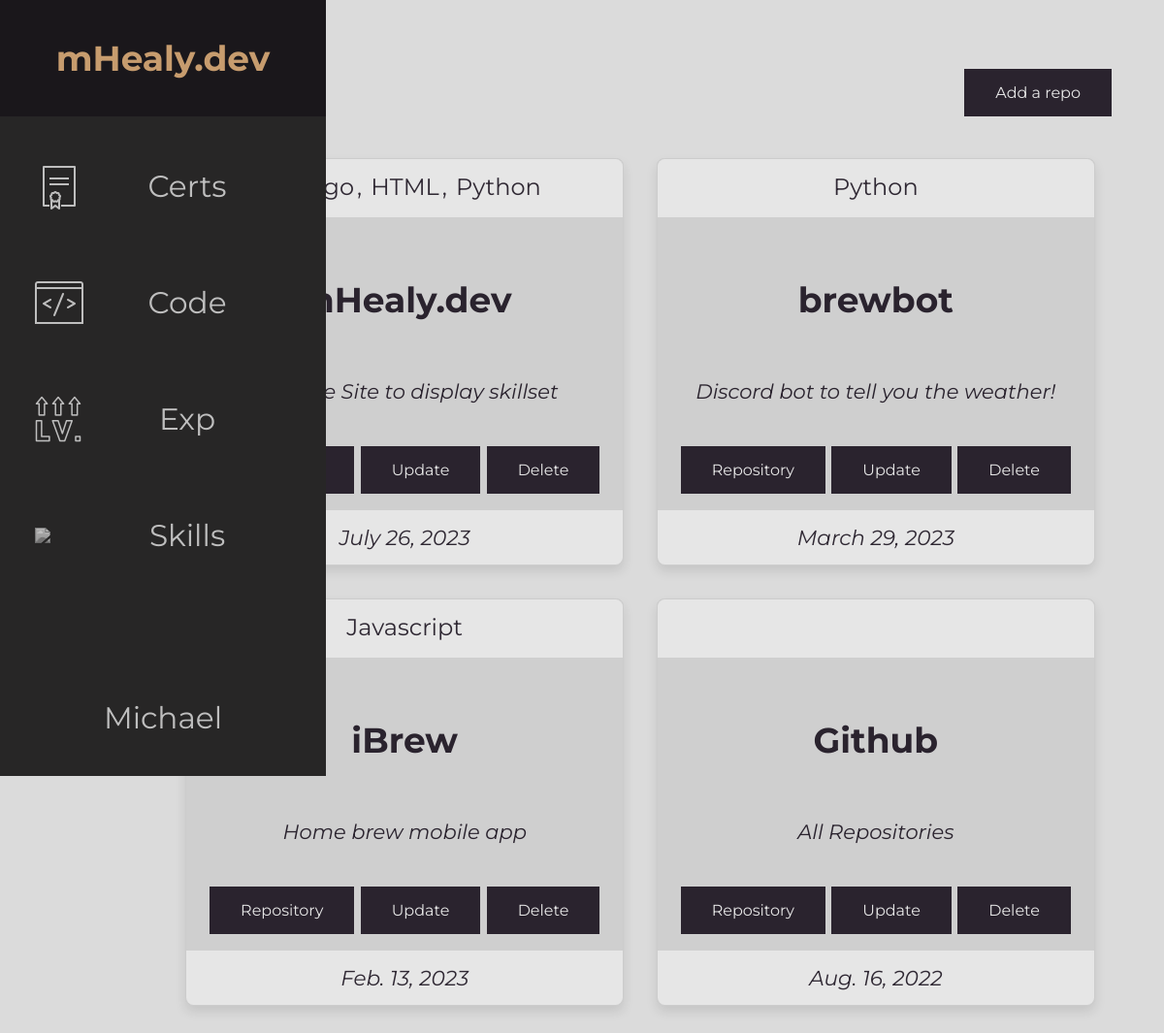
Page /code/ (signed in) on the committed database.
### portfolio/models.py (models this page shows, shortened)
class Skill(models.Model):
    name = models.CharField(verbose_name="Name", max_length=256, name="name")
    years = models.IntegerField(verbose_name="Years")
    link = models.URLField(verbose_name="Link",
                           max_length=256, default="https://mhealy.dev")
    icon = models.URLField(verbose_name="Icon", max_length=256,
                           default="")
    class Meta:
        ordering = ["name", "years"]
        verbose_name = "Skill"
        verbose_name_plural = "Skills"

class Code(models.Model):
    name = models.CharField(verbose_name="Name", max_length=256)
    description = models.CharField(
        verbose_name="Description", max_length=2048, default=None, blank=True)
    repository = models.URLField(
        verbose_name="Repository", max_length=256, default=None, blank=True)
    skills_used = models.ManyToManyField(
        'Skill', verbose_name="Skills Used", blank=True, related_name="skills")
    year_created = models.DateField(
        verbose_name="Year Created", name="year_created", default=now)
    class Meta:
        ordering = ["year_created"]
        verbose_name = "Code"

### portfolio/views.py (the view)
# urls.py: path("code/", views.Code.as_view(), name="code"),
class Code(ListView):
    model = models.Code
    template_name = "portfolio/code.html"

### portfolio/templates/portfolio/code.html (shortened to what this page needs)
{% extends "base.html" %}
{% block head %}
{% load static %}
{% endblock %}
{% block content %}
<main>
  <h1>Code {% if user.is_superuser %}
    <a href="{% url 'portfolio:code_create' %}" class="btn__add-item">Add a repo</a>
    {% endif %}</h1>
  <div class="div__pt">
    <div class="div__ctr">
      {% for item in object_list reversed %}
      <div class="card bd--shadow align--center">
        <div class="card__hd">
          <div class="card__hd--txt">{% for skill in item.skills_used.all %}<a class="card__hd--link" href="{{skill.link}}">{{skill.name}}</a>{% if not forloop.last %}, {% endif %}{% endfor %}</div>
        </div>
        <div class="card__bd align--center">
          <h5 class="card__ttl">{{item.name}}</h5>
          <p class="card__txt">{{item.description}}</p>
        </div>
        <div class="card__bd align--center">
          {% if item.repository %}
          <a href="{{item.repository}}" class="btn">Repository</a>
          {% endif %}
          {% if user.is_superuser %}
          <a href="{% url 'portfolio:code_update' item.id %}" class="btn">Update</a>
          <a href="{% url 'portfolio:code_delete' item.id %}" class="btn">Delete</a>
          {% endif %}
        </div>
        <div class="card__ft">
          {{item.year_created}}
        </div>
      </div>
      {% endfor %}
      </div>
    </div>
</main>
{% endblock %}

### portfolio/templates/base.html (shortened to what this page needs)
<!DOCTYPE html>
<html>
<head>
  {% load static %}
  <link rel="stylesheet" href="{% static 'portfolio/css/style.css' %}">
</head>
<body>
  <nav class="nav-bar">
    <ul class="nav-bar__list">
      <li class="logo">
        <a href="{% url 'portfolio:home' %}" class="nav-bar__link">
          <span class="nav-bar__link--txt logo__txt">mHealy.dev</span>
        </a>
      </li>
      <li class="nav-bar__item">
        <a href="{% url 'portfolio:certs' %}" class="nav-bar__link">
          <span class="nav-bar__icon">
            <img src="{% static 'portfolio/images/cert-icon-1.png' %}">
          </span>
          <span class="nav-bar__link--txt">Certs</span>
        </a>
      </li>
      <li class="nav-bar__item">
        <a href="{% url 'portfolio:code' %}" class="nav-bar__link">
          <span class="nav-bar__icon">
            <img src="{% static 'portfolio/images/code-icon.png' %}">
          </span>
          <span class="nav-bar__link--txt">Code</span>
        </a>
      </li>
      <li class="nav-bar__item">
        <a href="{% url 'portfolio:exp' %}" class="nav-bar__link">
          <span class="nav-bar__icon">
            <img src="{% static 'portfolio/images/exp-icon-1.png' %}">
          </span>
          <span class="nav-bar__link--txt">Exp</span>
        </a>
      </li>
      <li class="nav-bar__item">
        <a href="{% url 'portfolio:skills' %}" class="nav-bar__link">
          <span class="nav-bar__icon">
            <img src="{% static 'portfolio/images/skills-icon.png' %}">
          </span>
          <span class="nav-bar__link--txt">Skills</span>
        </a>
      </li>
      <li class="nav-bar__item">
        <a
          {% if user.is_authenticated %}
            href="{% url 'portfolio:logout' %}"
          {% else %}
            href="{% url 'portfolio:login' %}"
          {% endif %}
          class="nav-bar__link">
          {% if user.is_authenticated %}
            <span class="nav-bar__link--txt center">{{ user.username|title }}</span>
          {% else %}
            <span class="nav-bar__link--txt center">Login</span>
          {% endif %}
        </a>
      </li>
    </ul>
  </nav>
  {% block content %}
  {% endblock %}
</body>
</html>

### portfolio/static/portfolio/css/style.css (style rules this page uses)
* { font-family: 'Montserrat'; }
:root { font-size: 24px; font-family: 'Montserrat' ; --bg-primary: #2a232e; --bg-secondary: #1a171b; --bd-primary: #dbdbdb; --card-bd-primary: #cfcfcf; --card-txt-primary: #2f2833; --txt-primary: #e6e6e6; --txt-secondary: #C79C6E; --transition-speed: 600ms; }
body { background-color: var(--bd-primary); color: #17171a; margin: 0; padding: 0; }
main { margin-left: 5rem; padding: 1rem; }
.align--center { color:var(--bg-primary); margin:auto; text-align: center; width:auto; }
.bd--shadow { border: 2px solid black; box-shadow: 0 20px 20px rgba(0, 0, 0, 0.2); }
.btn { appearance: none; background-color: var(--bg-primary); border-radius: 0; color: var(--txt-primary); cursor: pointer; display: inline-block; font-family: 'Montserrat'; font-size: 16px; font-weight: normal; padding: 15px 32px; margin-bottom: .1rem; text-align: center; text-decoration: none; transition-duration: 0.4s; width: auto; -webkit-appearance: none; -moz-appearance: none; }
.btn__add-item { appearance: none; background-color: var(--bg-primary); border-radius: 0; color: var(--txt-primary); cursor: pointer; float: right; font-family: 'Montserrat'; font-size: 16px; font-weight: normal; margin-right: 30px; margin-top: 15px; padding: 15px 32px; text-align: center; text-decoration: none; transition-duration: 0.4s; -webkit-appearance: none; -moz-appearance: none; }
.card { background-color: var(--card-bd-primary); border: 1px solid #ccc; border-radius: 0.3125rem; box-shadow: 0 0.25rem 0.5rem rgba(0, 0, 0, 0.1); cursor: default; display: flex; flex-direction: column; margin: .7rem; width: 18.75rem; }
.card__bd { align-items: center; background-color: var(--card-bd-primary); justify-content: space-between; padding: 0.325rem; margin-bottom: .3rem; }
.card__ft { background-color: var(--txt-primary); border-bottom-left-radius: 0.3125rem; border-bottom-right-radius: 0.3125rem; box-sizing: border-box; color: var(--card-txt-primary); font-size: .9rem; font-style: italic; padding: 0.625rem; width: 100%; }
.card__hd { background-color: var(--txt-primary); border-top-left-radius: 0.3125rem; border-top-right-radius: 0.3125rem; box-sizing: border-box; color: var(--card-txt-primary); font-size: 1rem; min-height: 2.5rem; padding: 0.325rem; width: 100%; }
.card__hd--link { background-color: var(--txt-primary); color: var(--card-txt-primary); font-size: 1rem; padding: 0.125rem; text-decoration: none; }
.card__hd--txt { font-size: 1rem; padding: 0.125rem; padding-top: 1.5%; }
.card__txt { font-size: 0.875rem; font-style: italic; }
.card__ttl { font-size: 1.5rem; font-weight: bold; justify-content: center; margin-top: 2.3rem; }
.div__ctr { display: flex; flex-direction: row; flex-wrap: wrap; justify-content: center; margin:auto; width:auto; }
.div__pt { display: grid; grid-template-columns: auto repeat(2, auto); grid-template-rows: repeat(auto-fit, auto); justify-content: center; margin:auto; max-width: fit-content; width:auto; }
.logo { background: var(--bg-secondary); color: var(--txt-secondary); font-weight: bold; height: 5rem; margin-bottom: .5rem; text-align: center; width: 100%; }
.logo__txt { display: inline; font-size: 1.5rem; left: 50%; line-height: 5rem; position: absolute; top: 0; transform: translateX(-50%); transition: var(--transition-speed); }
.nav-bar { background-color: #272626; color: #fff; height: 100vh; position: fixed; transition: width 600ms ease; width: 5rem; }
.nav-bar__icon { align-items: center; display: flex; height: 50px; justify-content: flex; width: 50px; }
.nav-bar__icon img { position: absolute; left: 1.5rem; top: 50%; transform: translateY(-50%); }
.nav-bar__item { width: 100%; }
.nav-bar__item:last-child { margin-top: auto; }
.nav-bar__list { align-items: flex-start; color: #fff; display: flex; flex-direction: column; height: 100%; list-style: none; margin: 0; padding: 0; }
.nav-bar__link { color: #fff; display: flex; filter: grayscale(100%) opacity(0.7); font-size: 1.3rem; height: 5rem; justify-content: center; line-height: 5rem; text-decoration: none; transition: 600ms; }
.nav-bar__link--txt { display: none; }

### rows in the picture
Code: name "mHealy.dev", description "Resume Site to display skillset", year_created "July 26, 2023"
Skill: name "HTML"
Skill: name "Python"
Code: name "brewbot", description "Discord bot to tell you the weather!", year_created "March 29, 2023"
Code: name "iBrew", description "Home brew mobile app", year_created "Feb. 13, 2023"
Skill: name "Javascript"
Code: name "Github", description "All Repositories", year_created "Aug. 16, 2022"

### other values in the picture
{{ user.username|title }} "Michael"
